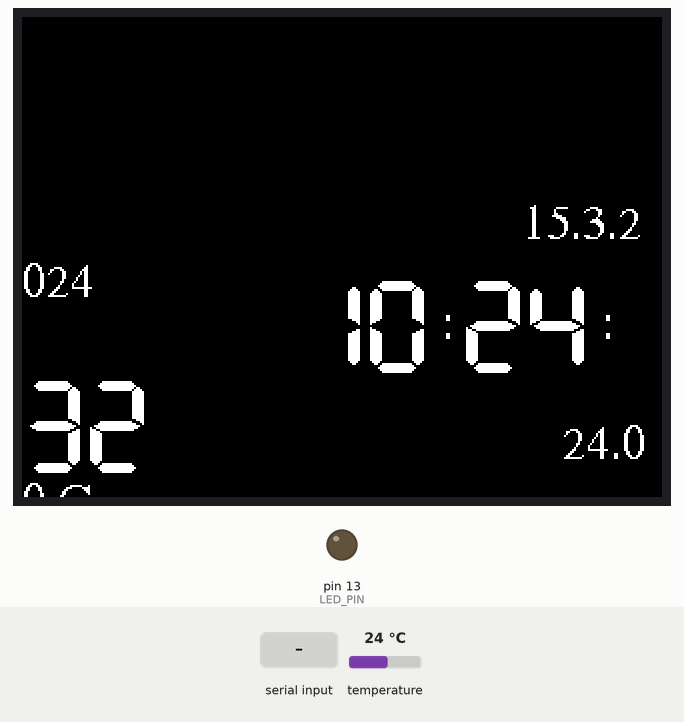
This sketch was run on a simulated Arduino Uno, built with avr-gcc and run on an emulated ATmega328P. Shown: 320×240 colour display, output pins drawn as LEDs (lit = HIGH). Wiring (inferred from the names in the program): DS3231 clock at I2C address 0x68. Inputs (shaded band) come from the test bench; at power-on: temperature 24 °C. The local clock reads 2024-03-15 10:24:30 at power-on unless the sketch sets it; the audio player accepts every command and is not drawn; what the sketch prints to the serial monitor is not drawn.

Above: at 2.9 s.
3.0 s: "ACTIVATEALARM\n" received over Serial
At 3.8 s:
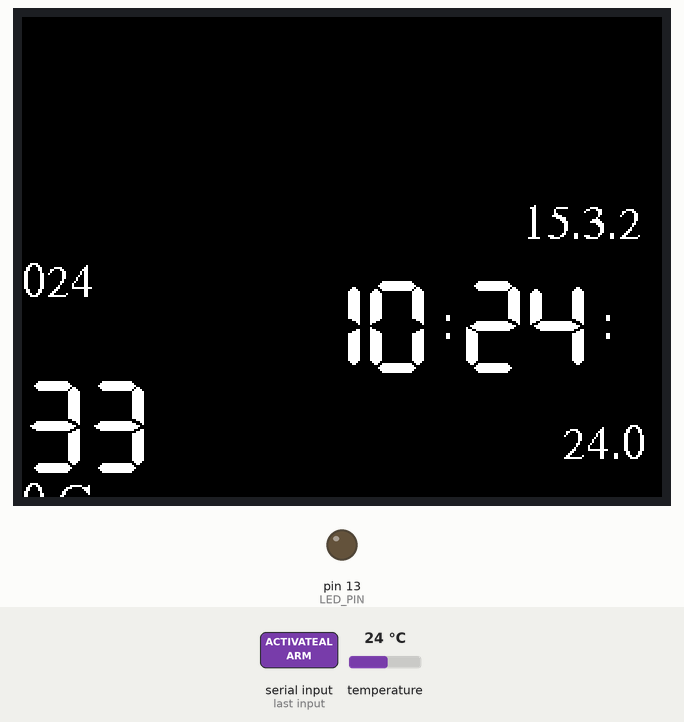
6.0 s: "SETDATE\n" received over Serial
At 6.4 s:
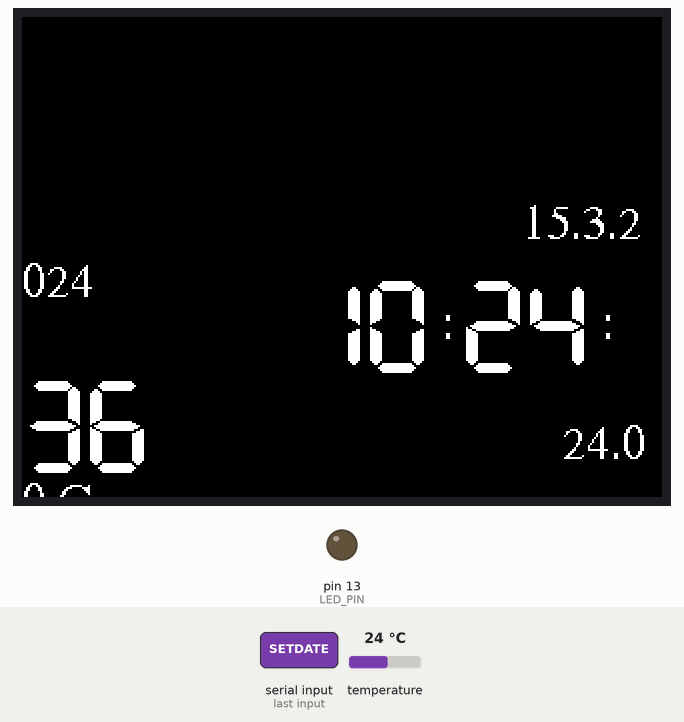
8.5 s: "SETALARM\n" received over Serial
Timing chart, 0 to 11.5 s (numbered marks = the images above; inputs shaded):
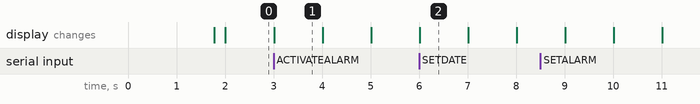

Measured:
- what the display in image 1 shows lasts 1.0 s, from 3.0 s to 4.0 s

The sketch:

CarlMP3AlarmClockV0.5.ino
```cpp
#include <Adafruit_GFX.h>       // Core graphics library
#include <MCUFRIEND_kbv.h>      // Hardware-specific library
MCUFRIEND_kbv tft;

#include <DS3231M.h>            // Include the DS3231M RTC library
DS3231M_Class DS3231M;          // Create an instance of the DS3231M class

#include "Arduino.h"
#include "SoftwareSerial.h"
#include "DFRobotDFPlayerMini.h"

SoftwareSerial mySoftwareSerial(10, 11); // RX, TX
DFRobotDFPlayerMini myDFPlayer;
void printDetail(uint8_t type, int value);

/*
 *  Tutorial für tft
 *  https://learn.adafruit.com/adafruit-gfx-graphics-library/graphics-primitives
 */

#include <Fonts/FreeSans9pt7b.h>
//#include <Fonts/FreeSans12pt7b.h>
#include <Fonts/FreeSerif12pt7b.h>
#include <FreeDefaultFonts.h>

#define BLACK   0x0000
#define RED     0xF800
#define GREEN   0x07E0
#define WHITE   0xFFFF
#define GREY    0x8410

//global RTC variables
#define LED_PIN  13                            //Built-in Arduino green LED pin
#define SERIAL_SPEED 115200                    //Set the baud rate for Serial I/O
#define SPRINTF_BUFFER_SIZE 32                 // needed in readcommand

static uint8_t secs=61, min=61, hour=61, t=61;
static uint8_t alarmMin = 255, alarmHour = 255;
static String H="", M="", S="", T = "", D="";

boolean h_skip, m_skip, d_skip;
boolean alarmSet = false;
boolean alarmON = false;
boolean musicON = false;

#include <stdint.h>
#include "TouchScreen.h"
#define MINPRESSURE 10
#define MAXPRESSURE 100

// defintions for TouchScreen
// For better pressure precision, we need to know the resistance
// between X+ and X- Use any multimeter to read it
// For the one we're using, its 300 ohms across the X plate
#define YP A2  // must be an analog pin, use "An" notation!
#define XM A3  // must be an analog pin, use "An" notation!
#define YM 8   // can be a digital pin
#define XP 9   // can be a digital pin
#define TS_LEFT 907
#define TS_RT 136
#define TS_TOP 942
#define TS_BOT 139

TouchScreen ts = TouchScreen(XP, YP, XM, YM, 300);
Adafruit_GFX_Button on_btn;
Adafruit_GFX_Button set_btn;

static int pixel_x, pixel_y;     //Touch_getXY() updates global vars
bool Touch_getXY(void) {
    //digitalWrite(13, HIGH);
    TSPoint p = ts.getPoint();
    //digitalWrite(13, LOW);

    pinMode(YP, OUTPUT);      //restore shared pins
    pinMode(XM, OUTPUT);
    //digitalWrite(YP, HIGH);   //because TFT control pins
    //digitalWrite(XM, HIGH);

    bool pressed = (p.z > MINPRESSURE && p.z < MAXPRESSURE);
    if (pressed) {
        Serial.print( "Touch Event:" );
        Serial.print("X = "); Serial.print(p.x);
        Serial.print("\tY = "); Serial.print(p.y);
        Serial.print("\tPressure = "); Serial.println(p.z);
        pixel_x = map(p.x, TS_LEFT, TS_RT, 0, tft.width());
        pixel_y = map(p.y, TS_TOP, TS_BOT, 0, tft.height());
    }
    return pressed;
}


void setup(void) {
    // init serial bus for MP3 player
    mySoftwareSerial.begin(9600);

    Serial.begin(SERIAL_SPEED);         // Serial Monitor Setup
    Serial.println( "starting with setup for Carl's MP3 Alarm Clock" );

    //-- start init RTC
    Serial.println( "start init DS3231M RTC module" );
    while ( !DS3231M.begin() ) {
        Serial.println( "DS3231MM notok" );
        delay(3000);
    } // of loop until device is located

    DS3231M.pinSquareWave();  // Make INT/SQW pin toggle at 1Hz
    //DS3231M.adjust();         // Set to library compile Date/Time
    Serial.println( "DS3231M now ok :-)  init done");

    Serial.println( "start init TFT" );
    uint16_t ID = tft.readID();
    Serial.print("found TFT.ID=0x");
    Serial.println(ID, HEX);

    if (ID == 0xD3D3) ID = 0x9481; //force ID if write-only display
    tft.begin(ID);
    tft.setRotation(3);

    //tft.setFont(&FreeSevenSegNumFont);
    tft.setTextColor(WHITE);
    tft.fillScreen(BLACK); // löscht den Screen komplett
    Serial.println( "TFT now availiable (WHITE painted on BLACK)" );

    // if all the init's are okay we set LED to GREEN - not blinking
    pinMode(LED_PIN,OUTPUT);    // Make the LED light an output pin

    Serial.println( "Initializing DFPlayer ... (May take some millis)");
    if (!myDFPlayer.begin(mySoftwareSerial)) {  //Use softwareSerial to communicate with mp3.
      Serial.println( "Unable to begin:");
      Serial.println( "1.Please recheck the connection!");
      Serial.println( "2.Please insert the SD card!");
      while(true);
    }
    Serial.println( "DFPlayer Mini init done :-)" );
    myDFPlayer.volume(20);   //Set volume value. From 0 to 30
    myDFPlayer.volumeUp();   //Volume Up
    myDFPlayer.volumeDown(); //Volume Down

    //----Set different EQ----
    myDFPlayer.EQ(DFPLAYER_EQ_NORMAL);
    //  myDFPlayer.EQ(DFPLAYER_EQ_POP);
    //  myDFPlayer.EQ(DFPLAYER_EQ_ROCK);
    //  myDFPlayer.EQ(DFPLAYER_EQ_JAZZ);
    //  myDFPlayer.EQ(DFPLAYER_EQ_CLASSIC);
    //  myDFPlayer.EQ(DFPLAYER_EQ_BASS);

    showAlarm();
    delay( 1000 ); // lets wait a second for all proper inits
}

void loop(void)  {

  // handle commands from SerialMonitor at first
  readCommand();

  DateTime now = DS3231M.now(); // get the current time from device

  // TouchPoint abholen
  bool down = Touch_getXY();

  // wenn ein TouchPoint vorliegt
  if( down ) {
    Serial.println( "down touch found" );
    // prüfen ob der ON/OFF Button gedrück wurde
    if( on_btn.contains(pixel_x, pixel_y) > 0 ) {
        Serial.println( "ButtonTouch Found" );
        alarmSet = !alarmSet;

        // special case: powerON & button ON; set DEfault Time for Alarm
        Serial.println( alarmSet );
        Serial.println( alarmMin );
        if( alarmSet && alarmMin == 255 ) {
          alarmMin = 0;
          alarmHour = 12;
          alarmSet = true;
        }
        showAlarm();
        delay( 1000 );
     }
     // prüfen of auf dem Wort Alarm gedrück wurde
     else if( set_btn.contains(pixel_x, pixel_y) > 0 ) {
       Serial.println( "set button pressed" );
       alarmSet = true;
       alarmMin ++;
       if( alarmMin == 60 ) { alarmMin = 0; alarmHour ++;  }
       if( alarmHour == 24 ) alarmHour = 0;
       showAlarm();
     }
     // Single press; not pressing any button
     else if( alarmON || musicON ) {
        Serial.println( "Alarm Mode: touch point received to set alarm or playing music off" );
        alarmON = false;
        musicON = false;
        myDFPlayer.pause();
        delay( 2000 );
     }
     else {
        Serial.println( "Player Mode: touch point received to start music; we play randomAll" );
        myDFPlayer.randomAll();
        musicON = true;
        delay(1000);
     }
  }

  if( alarmSet ) {
    if( now.hour() == alarmHour && now.minute() == alarmMin && alarmON == false ) {
      alarmON = true;
      Serial.println( "alarm ON !!  let the music play" );
      myDFPlayer.randomAll();
      delay(2000);
      // lets wait 2sec before we can switch off
    }
  }

  // Clock Display if seconds have change
  if ( secs != now.second() ) {
    secs = now.second(); // Set the counter variable

    m_skip = (min != now.minute());
    if( m_skip ) {
        min = now.minute();
        showTemperature();
    }

    h_skip = (hour != now.hour());
    if( h_skip ) {
        hour = now.hour();
        showDate();
    }
    showTime();
  }
}


void showDate() {
    DateTime now = DS3231M.now(); // get the current time from device
    tft.setFont(&FreeSerif12pt7b);
    deleteMsg( 250,110,1, D );
    D = String( String( now.day() ) + "." + String( now.month() ) + "." + now.year());
    showmsgXY( 250,110, 1, D );
}

void showTemperature() {
    tft.setFont(&FreeSerif12pt7b);
    deleteMsg( 270,220,1, T );
    T = String(DS3231M.temperature()/100.0);
    showmsgXY( 270,220,1, T + " °C" );
}

void showAlarm() {
    String alarmString = "Alarm: ";
    String btnText = "";

    if( alarmSet ) {
      if( alarmHour < 10 ) alarmString += "0";
      alarmString += String(alarmHour);
      alarmString += ":";
      if( alarmMin < 10 ) alarmString += "0";
      alarmString += String(alarmMin);
      alarmString += "     ";
      btnText = "OFF";
    }
    else {
      alarmString += " not set    ";
      btnText = "ON";
    }

    tft.setFont(&FreeSerif12pt7b);
    deleteMsg( 120, 300, 1, alarmString );
    showmsgXY( 120, 300, 1, alarmString );
    tft.setFont(&FreeSerif12pt7b);
    set_btn.initButton( &tft, 150, 295, 80, 40, BLACK, GREY, BLACK, "", 2);
    on_btn.initButton( &tft,  60, 295, 80, 40, BLACK, GREY, BLACK, "", 2);
    on_btn.drawButton(false);
    tft.setTextColor(BLACK);
    showmsgXY( 38, 300, 1, btnText );
    tft.setTextColor(WHITE);

    Serial.print( "showAlarm:" + alarmString );
}

void showTime() {
    //Serial.println( "TFT.setFont: FreeSevenSegNumFont" );
    tft.setFont(&FreeSevenSegNumFont);

    // clean screen from old message
    deleteMsg( 300, 180, 1, S );
    if( m_skip ) deleteMsg( 220, 180, 1, M );
    if( h_skip ) deleteMsg( 140, 180, 1, H );

    buildTimeStrings();
    showmsgXY(300, 180, 1, S );
    if( m_skip) showmsgXY(220, 180, 1, M );
    if( h_skip) showmsgXY(140, 180, 1, H );

    tft.setFont(&FreeSerif12pt7b);
    showmsgXY( 210, 160, 1, ":" );
    showmsgXY( 290, 160, 1, ":" );

}

void showmsgXY(int x, int y, int sz, String msg) {
    tft.setCursor(x, y);
    tft.setTextSize(sz);
    tft.println(msg);
}

void deleteMsg( int x, int y, int sz, String msg ) {
    int16_t x1, y1;
    uint16_t w, h;
    // this calculates the rectangle used by this String
    tft.getTextBounds(msg, x, y, &x1, &y1, &w, &h);
    tft.fillRect(x1, y1, w, h, BLACK );
}

void buildTimeStrings() {
    // build String for SEC

    if( secs < 10 ) S = "0"; else S = "";
    S += String( secs );

    // build String for MIN
    if( min < 10 ) M = "0"; else M ="";
    M += String(min);

    // build String for hour, display only when changed or 1stTime
    if( hour < 10 ) H = "0"; else H = "";
    H+= String(hour);
}


void readCommand()
{
  /*************************************************************************************************************//*!
  * @brief    Read incoming data from the Serial port
  * @details  This function checks the serial port to see if there has been any input. If there is data it is read
  *           until a terminator is discovered and then the command is parsed and acted upon
  * @return   void
  *****************************************************************************************************************/
  static char    text_buffer[SPRINTF_BUFFER_SIZE]; ///< Buffer for sprintf()/sscanf()
  static uint8_t text_index = 0;                   ///< Variable for buffer position
  while (Serial.available()) {
    // Loop while there is incoming serial data
    text_buffer[text_index] = Serial.read();       // Get the next byte of data
    // keep on reading until a newline shows up or the buffer is full
    if (text_buffer[text_index] != '\n' && text_index < SPRINTF_BUFFER_SIZE) {
      text_index++;
    }
    else
    {
      text_buffer[text_index] = 0;              // Add the termination character
      for (uint8_t i = 0; i < text_index; i++) {
      // Convert the whole input buffer to uppercase
        text_buffer[i] = toupper(text_buffer[i]);
      }
      Serial.print(F("\nCommand \""));
      Serial.write(text_buffer);
      Serial.print(F("\" received.\n"));
      /*************************************************************************************************************
      ** Parse the single-line command and perform the appropriate action. The current list of commands           **
      ** understood are as follows:                                                                               **
      **                                                                                                          **
      ** SETDATE      - Set the device time                                                                       **
      **                                                                                                          **
      *************************************************************************************************************/
      enum commands { SetDate, SetAlarm, DeleteAlarm, PauseAlarm, ActivateAlarm, MusicPlay, MusicStop, Unknown_Command }; // enumerate all commands
      commands command;                           // declare enumerated type
      char workBuffer[SPRINTF_BUFFER_SIZE];       // Buffer to hold string compare
      sscanf(text_buffer,"%s %*s",workBuffer);    // Parse the string for first word
      if (!strcmp(workBuffer, "SETDATE")) {
        command = SetDate; // Set command number when found
      }
      else if ( (!strcmp(workBuffer, "SETALARM") ) ){
        command = SetAlarm; // Set command number when found
      }
      else if ( (!strcmp(workBuffer, "DELETEALARM") ) ){
        command = DeleteAlarm; // Set command number when found
      }
      else if ( (!strcmp(workBuffer, "PAUSEALARM") ) ){
        command = PauseAlarm; // Set command number when found
      }
      else if ( (!strcmp(workBuffer, "ACTIVATEALARM") ) ){
        command = ActivateAlarm; // Set command number when found
      }
      else if ( (!strcmp(workBuffer, "MUSICPLAY") ) ){
        command = MusicPlay; // Set command number when found
      }
      else if ( (!strcmp(workBuffer, "MUSICSTOP") ) ){
        command = MusicStop; // Set command number when found
      }
      else {
        command = Unknown_Command; // Otherwise set to not found
      }

      unsigned int tokens,year,month,day,hour,minute,second; // Variables to hold parsed date/time
      switch (command)
      {
        /***********************************************************************************************************
        ** Set the device time and date                                                                           **
        ***********************************************************************************************************/
        case SetDate:
          // Use sscanf() to parse the date/time into component variables
          tokens = sscanf(text_buffer,"%*s %u-%u-%u %u:%u:%u;",&year,&month,&day,&hour,&minute,&second);
          if (tokens != 6 && tokens !=5 ) {
            // Check to see if it was parsed correctly
            Serial.println("Unable to parse date/time");
            Serial.println("SETDATE yyyy-mm-dd hh:mm:ss");
            Serial.println("or");
            Serial.println("SETDATE yyyy-mm-dd hh:mm");
          }
          else
          {
            if( tokens != 6 ) second = 0;
            DS3231M.adjust(DateTime(year,month,day,hour,minute,second)); // Adjust the RTC date/time
            Serial.print(F("Date has been set."));
          }
          break;
        /***********************************************************************************************************
        ** SetAlarm                                                                                        **
        ***********************************************************************************************************/
        case SetAlarm:
          // Use sscanf() to parse the date/time into component variables
          tokens = sscanf(text_buffer,"%*s %u:%u;", &hour, &minute );
          if (tokens != 2) {
            Serial.println( "Unable to parse date/time" );
            Serial.println( "SETALARM hh:mm" );
          }
          else {
            Serial.println( "Alarm has been set" );
            alarmMin = minute;
            alarmHour = hour;
            if( alarmMin <0 || alarmMin > 59 ) alarmMin = 0;
            if( alarmHour <0 || alarmHour > 23 ) alarmHour = 12;
            alarmSet = true;
            showAlarm();
          }
          break;
        /***********************************************************************************************************
        ** DeleteAlarm                                                                                        **
        ***********************************************************************************************************/
        case DeleteAlarm:
          Serial.println( "Alarm has been deleted" );
          if( alarmON )  myDFPlayer.pause();
          alarmMin = 255;
          alarmHour = 255;
          alarmSet = false;
          alarmON = false;
          showAlarm();
          break;
        /***********************************************************************************************************
        ** PauseAlarm                                                                                        **
        ***********************************************************************************************************/
        case PauseAlarm:
          Serial.println( "Alarm has been paused" );
          if( alarmON )  myDFPlayer.pause();
          alarmSet = false;
          alarmON = false;
          showAlarm();
          break;
        /***********************************************************************************************************
        ** ActivateAlarm                                                                                        **
        ***********************************************************************************************************/
        case ActivateAlarm:
          Serial.println( "Alarm has been activated" );
          alarmSet = true;
          alarmON = false;
          if( alarmMin <0 || alarmMin > 59 ) alarmMin = 0;
          if( alarmHour <0 || alarmHour > 23 ) alarmHour = 12;
          showAlarm();
          break;
        /***********************************************************************************************************
        ** MusicPlay command                                                                                      **
        ***********************************************************************************************************/
        case MusicPlay:
          myDFPlayer.play();
          break;
        /***********************************************************************************************************
        ** MusicStop command                                                                                      **
        ***********************************************************************************************************/
        case MusicStop:
          myDFPlayer.pause();
          break;
        /***********************************************************************************************************
        ** Unknown command                                                                                        **
        ***********************************************************************************************************/
        case Unknown_Command: // Show options on bad command
        default:
          Serial.println("Unknown command. Valid commands are:");
          Serial.println("SETDATE yyyy-mm-dd hh:mm:ss");
          Serial.println("SETALARM hh:mm");
          Serial.println("DELETEALARM" );
          Serial.println("PAUSEALARM   (keeps the alarm time but did not start alarm)" );
          Serial.println("ACTIVATEALARM" );
          Serial.println("MUSICPLAY" );
          Serial.println("MUSICSTOP" );

      }
      text_index = 0; // reset the counter
    }
  }
}

void printDetail(uint8_t type, int value) {
  Serial.print( "DFPlayer :" );
  switch (type) {
    case TimeOut:
      Serial.println(F("Time Out!"));
      break;
    case WrongStack:
      Serial.println(F("Stack Wrong!"));
      break;
    case DFPlayerCardInserted:
      Serial.println(F("Card Inserted!"));
      break;
    case DFPlayerCardRemoved:
      Serial.println(F("Card Removed!"));
      break;
    case DFPlayerCardOnline:
      Serial.println(F("Card Online!"));
      break;
    case DFPlayerPlayFinished:
      Serial.print(F("Number:"));
      Serial.print(value);
      Serial.println(F(" Play Finished!"));
      break;
    case DFPlayerError:
      Serial.print(F("DFPlayerError:"));
      switch (value) {
        case Busy:
          Serial.println(F("Card not found"));
          break;
        case Sleeping:
          Serial.println(F("Sleeping"));
          break;
        case SerialWrongStack:
          Serial.println(F("Get Wrong Stack"));
          break;
        case CheckSumNotMatch:
          Serial.println(F("Check Sum Not Match"));
          break;
        case FileIndexOut:
          Serial.println(F("File Index Out of Bound"));
          break;
        case FileMismatch:
          Serial.println(F("Cannot Find File"));
          break;
        case Advertise:
          Serial.println(F("In Advertise"));
          break;
        default:
          break;
      }
      break;
    default:
      break;
  }
}
```
